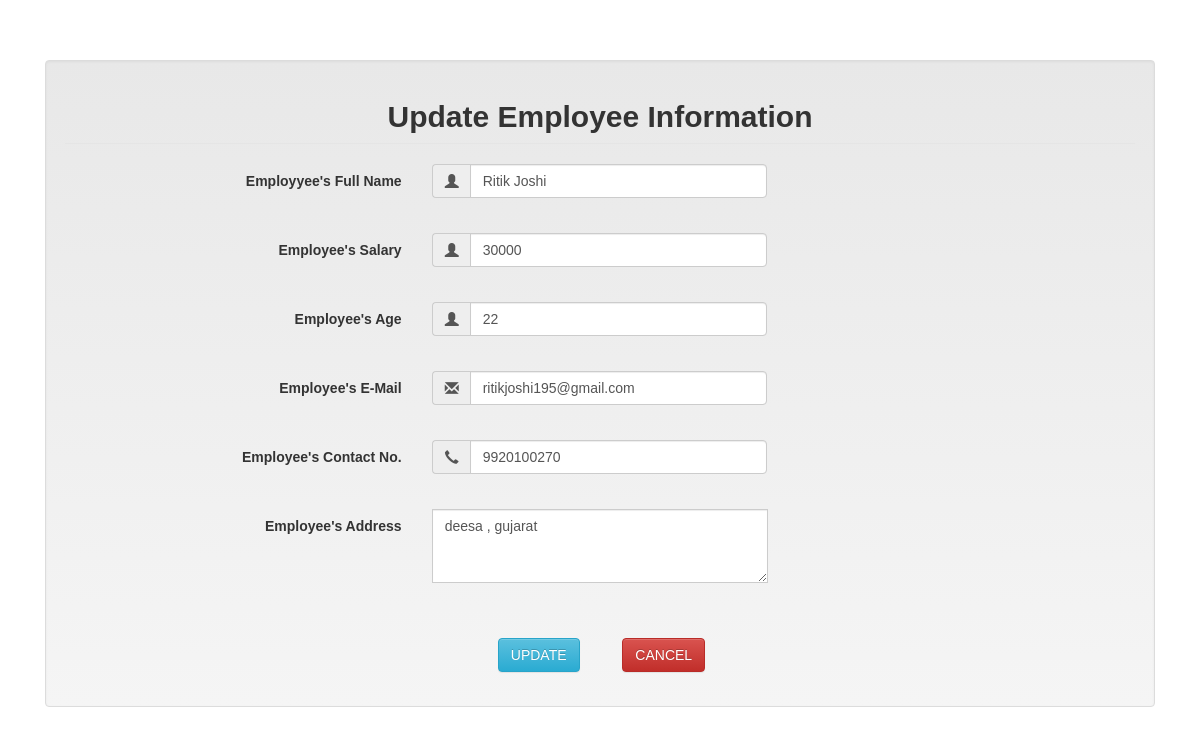
/pages/update_user.php?id=12, run on the app's committed database.
### tables this page shows
CREATE TABLE `edata` (
  `eid` int(4) NOT NULL,
  `ename` varchar(30) NOT NULL,
  `salary` int(6) NOT NULL,
  `Age` int(3) NOT NULL,
  `email` varchar(30) NOT NULL,
  `mobile` bigint(11) NOT NULL,
  `address` varchar(100) NOT NULL
);

### pages/update_user.php (the view, shortened to what this page needs)
<!DOCTYPE html>
<head>
  <link href="https://cdn.jsdelivr.net/npm/bootstrap@5.3.3/dist/css/bootstrap.min.css" rel="stylesheet">
  <link rel="stylesheet" href="https://stackpath.bootstrapcdn.com/font-awesome/4.7.0/css/font-awesome.min.css">
  <link rel="stylesheet" type="text/css" href="/css/style.css">
  <link rel="stylesheet" href="https://maxcdn.bootstrapcdn.com/bootstrap/3.2.0/css/bootstrap.min.css">
  <link rel="stylesheet" href="https://maxcdn.bootstrapcdn.com/bootstrap/3.2.0/css/bootstrap-theme.min.css">
  <link rel="stylesheet" href="https://cdnjs.cloudflare.com/ajax/libs/jquery.bootstrapvalidator/0.5.0/css/bootstrapValidator.min.css">
</head>
<body>
  <?php
  require("../connection/connection.php");
  $eid = $_GET['id'];
  $read = "select * from edata where eid=" . $eid;
  $res = mysqli_query($conn, $read);
  $row = mysqli_fetch_assoc($res);
  if (!$res) {
  ?>
    <script>
      alert("read unsucessfull!");
    </script>
  <?php
  } else {
  ?>
    <br>
    <br>
    <br>
    <div class="container">
      <form class="well form-horizontal" action="updusr.php" method="post" id="contact_form">
        <fieldset>
          <legend>
            <center>
              <h2><b>Update Employee Information</b></h2>
            </center>
          </legend><br>
          <div class="form-group">
            <label class="col-md-4 control-label">Employyee's Full Name</label>
            <div class="col-md-4 inputGroupContainer">
              <div class="input-group">
                <span class="input-group-addon"><i class="glyphicon glyphicon-user"></i></span>
                <input name="first_name" placeholder="First Name" class="form-control" id="name" type="text" value="<?php echo $row['ename']; ?>" required>
              </div>
            </div>
          </div>
          <br>
          <div class="form-group">
            <label class="col-md-4 control-label">Employee's Salary</label>
            <div class="col-md-4 inputGroupContainer">
              <div class="input-group">
                <span class="input-group-addon"><i class="glyphicon glyphicon-user"></i></span>
                <input name="last_name" placeholder="Salary(in INR)" class="form-control" id="sal" type="text" value="<?php echo $row['salary']; ?>">
              </div>
            </div>
          </div>
          <br>
          <div class="form-group">
            <label class="col-md-4 control-label">Employee's Age</label>
            <div class="col-md-4 inputGroupContainer">
              <div class="input-group">
                <span class="input-group-addon"><i class="glyphicon glyphicon-user"></i></span>
                <input name="user_name" placeholder="Age" class="form-control" type="text" id="age" value="<?php echo $row['Age']; ?>">
              </div>
            </div>
          </div>
          <br>
          <div class="form-group">
            <label class="col-md-4 control-label">Employee's E-Mail</label>
            <div class="col-md-4 inputGroupContainer">
              <div class="input-group">
                <span class="input-group-addon"><i class="glyphicon glyphicon-envelope"></i></span>
                <input name="email" placeholder="E-Mail Address" class="form-control" type="text" id="mail" value="<?php echo $row['email']; ?>">
              </div>
            </div>
          </div>
          <br>
          <div class="form-group">
            <label class="col-md-4 control-label">Employee's Contact No.</label>
            <div class="col-md-4 inputGroupContainer">
              <div class="input-group">
                <span class="input-group-addon"><i class="glyphicon glyphicon-earphone"></i></span>
                <input name="contact_no" placeholder="+91 0000000000" class="form-control" type="text" id="mob" value="<?php echo $row['mobile']; ?>">
              </div>
            </div>
          </div>
          <br>
          <div class="form-group">
            <label class="col-md-4 control-label">Employee's Address</label>
            <div class="col-md-4 inputGroupContainer">
              <div class="input-group">
                <textarea class="form-control" id="exampleFormControlTextarea1" rows="3" name="addr"><?php echo $row['address']; ?></textarea>
              </div>
            </div>
          </div>
          <br>
          <div class="form-group">
            <label class="col-md-4 control-label"></label>
            <div class="col-md-4"><br>
              <button type="submit" name="update" class="btn btn-info">
                UPDATE
              </button>
              <a href="update.php" class="btn btn-danger" role="button">CANCEL</a>
            </div>
          </div>
        </fieldset>
      </form>
    <?php
  }
    ?>
    </div>
</body>

### css/style.css (style rules this page uses)
* { font-family: sans-serif; margin: 0; padding: 0; box-sizing: border-box; list-style: none !important; text-decoration: none !important; scroll-behavior: smooth !important; }

### data on the page
edata: first_name "Ritik Joshi", last_name "30000", user_name "22", email "ritikjoshi195@gmail.com", contact_no "9920100270", addr "deesa , gujarat"
